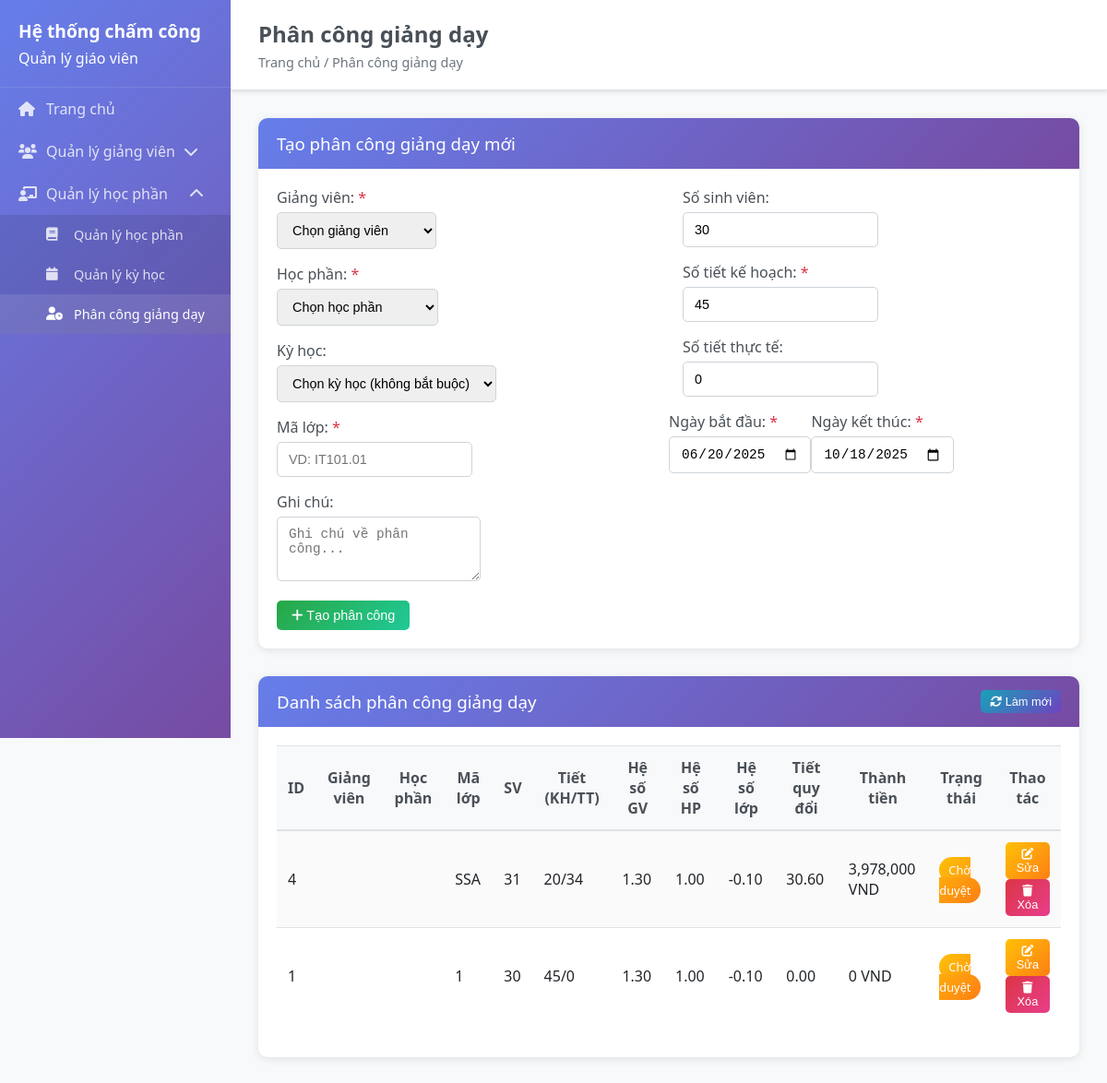
The page /teaching-assignments on the database as committed earlier.
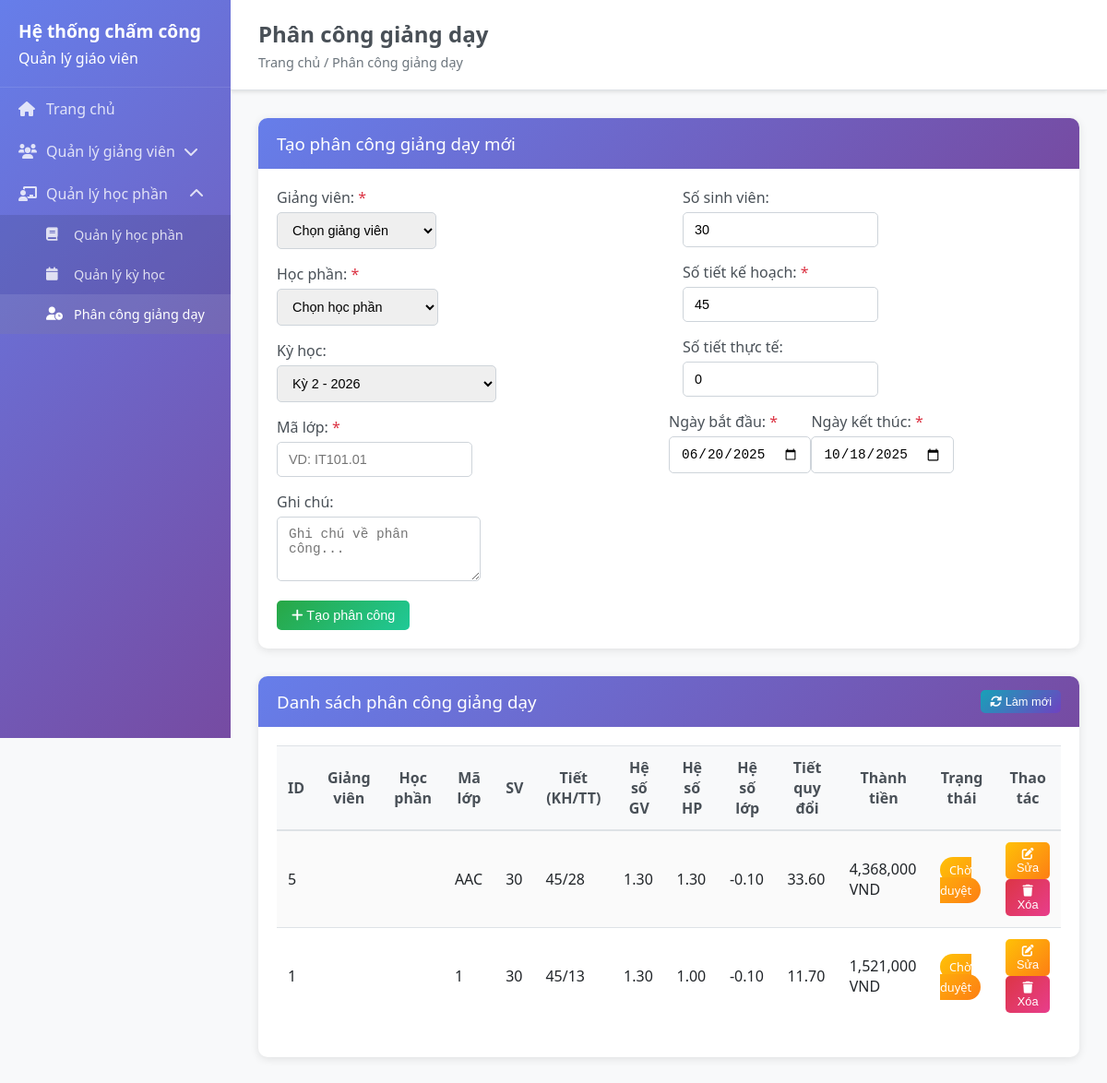
The same page on the database as committed later.
### backend/models/teaching_assignment.py (models this page shows, shortened)
class TeachingAssignment(BaseModel):
    __tablename__ = 'teaching_assignments'
    teacher_id = db.Column(db.Integer, nullable=False)
    subject_id = db.Column(db.Integer, nullable=False)
    semester_id = db.Column(db.Integer, nullable=True)
    class_code = db.Column(db.String(50), nullable=False)
    class_student_count = db.Column(db.Integer, default=0)
    planned_hours = db.Column(db.Integer, nullable=False)
    actual_hours = db.Column(db.Integer, default=0)
    theory_hours = db.Column(db.Integer, default=0)
    practice_hours = db.Column(db.Integer, default=0)
    teacher_coefficient_override = db.Column(db.Numeric(3, 2), nullable=True)
    subject_coefficient_override = db.Column(db.Numeric(3, 2), nullable=True)
    hourly_rate_override = db.Column(db.Numeric(10, 2), nullable=True)
    adjusted_hours = db.Column(db.Numeric(8, 2), default=0)
    total_amount = db.Column(db.Numeric(12, 2), default=0)
    start_date = db.Column(db.Date, nullable=False)
    end_date = db.Column(db.Date, nullable=False)
    status = db.Column(db.String(20), default='assigned')
    notes = db.Column(db.Text)
    is_approved = db.Column(db.Boolean, default=False)
    approved_by = db.Column(db.Integer, nullable=True)
    approved_at = db.Column(db.DateTime)
    @property
    def effective_teacher_coefficient(self):
        if self.teacher_coefficient_override:
            return float(self.teacher_coefficient_override)
        try:
            from models.teacher import Teacher
            teacher = Teacher.query.get(self.teacher_id)
            if teacher:
                return teacher.effective_teacher_coefficient
        except:
            pass
        return 1.3
    @property
    def effective_subject_coefficient(self):
        if self.subject_coefficient_override:
            return float(self.subject_coefficient_override)
        try:
            from models.subject import Subject
            subject = Subject.query.get(self.subject_id)
            if subject:
                return float(subject.subject_coefficient) if subject.subject_coefficient else 1.0
        except:
            pass
        return 1.0
    @property
    def effective_hourly_rate(self):
        if self.hourly_rate_override:
            return float(self.hourly_rate_override)
        try:
            from models.teacher import Teacher
            teacher = Teacher.query.get(self.teacher_id)
            if teacher:
                return float(teacher.hourly_rate) if teacher.hourly_rate else 100000
        except:
            pass
        return 100000
    @property
    def class_coefficient(self):
        if self.class_student_count < 20:
            return -0.3
        elif self.class_student_count <= 29:
            return -0.2
        elif self.class_student_count <= 39:
            return -0.1
        elif self.class_student_count <= 49:
            return 0.0
        elif self.class_student_count <= 59:
            return 0.1
        elif self.class_student_count <= 69:
            return 0.2
        elif self.class_student_count <= 79:
            return 0.3
        else:
            return 0.4
    @property
    def calculated_adjusted_hours(self):
        return self.actual_hours * (self.effective_subject_coefficient + self.class_coefficient)
    @property
    def calculated_amount(self):
        return self.calculated_adjusted_hours * self.effective_teacher_coefficient * self.effective_hourly_rate

### backend/models/teacher.py (models this page shows, shortened)
class Teacher(BaseModel):
    __tablename__ = 'teachers'
    employee_code = db.Column(db.String(20), unique=True, nullable=True)
    name = db.Column(db.String(100), nullable=False)
    phone = db.Column(db.String(15), nullable=True)
    email = db.Column(db.String(100), unique=True, nullable=True)
    department = db.Column(db.String(100), nullable=True)
    degree_level = db.Column(db.String(20), default='dai_hoc')
    birth_date = db.Column(db.Date, nullable=True)
    department_id = db.Column(db.Integer, db.ForeignKey('departments.id'), nullable=True, default=1)
    degree_id = db.Column(db.Integer, db.ForeignKey('degrees.id'), nullable=True, default=1)
    position = db.Column(db.String(100), nullable=True)
    qualifications = db.Column(db.String(200), nullable=True)
    academic_rank = db.Column(db.String(50), nullable=True)
    employee_type = db.Column(db.String(20), default='lecturer')
    base_salary = db.Column(db.Numeric(12, 2), default=0)
    hourly_rate = db.Column(db.Numeric(10, 2), default=100000)
    teacher_coefficient = db.Column(db.Numeric(3, 2), default=1.3)
    teacher_coefficient_override = db.Column(db.Numeric(3, 2), nullable=True)
    is_active = db.Column(db.Boolean, default=True)
    hire_date = db.Column(db.DateTime, nullable=True)
    @property
    def effective_teacher_coefficient(self):
        if self.teacher_coefficient_override:
            return float(self.teacher_coefficient_override)
        elif self.teacher_coefficient:
            return float(self.teacher_coefficient)
        else:
            return 1.3
    @property
    def age(self):
        if self.birth_date:
            today = datetime.now().date()
            return today.year - self.birth_date.year - ((today.month, today.day) < (self.birth_date.month, self.birth_date.day))
        return None
    def get_department_info(self):
        if self.department_id:
            try:
                from models.Department import Department
                return Department.query.get(self.department_id)
            except:
                return None
        return None
    def get_degree_info(self):
        if self.degree_id:
            try:
                from models.degree import Degree
                return Degree.query.get(self.degree_id)
            except:
                return None
        return None
    def to_dict(self):
        base_dict = super().to_dict()
        try:
            dept_info = self.get_department_info()
            degree_info = self.get_degree_info()
        except:
            dept_info = None
            degree_info = None
        return {
            **base_dict,
            'employee_code': self.employee_code,
            'name': self.name,
            'birth_date': self.birth_date.isoformat() if self.birth_date else None,
            'phone': self.phone,
            'email': self.email,
            'department': self.department,
            'department_id': self.department_id,
            'degree_id': self.degree_id,
            'degree_level': self.degree_level,
            'position': self.position,
            'qualifications': self.qualifications,
            'academic_rank': self.academic_rank,
            'employee_type': self.employee_type,
            'base_salary': float(self.base_salary) if self.base_salary else 0,
            'hourly_rate': float(self.hourly_rate) if self.hourly_rate else 0,
            'teacher_coefficient': float(self.teacher_coefficient) if self.teacher_coefficient else 1.3,
            'effective_teacher_coefficient': self.effective_teacher_coefficient,
            'is_active': self.is_active,
            'age': self.age,
            'department_name': dept_info.name if dept_info else (self.department or 'N/A'),
            'department_abbreviation': dept_info.abbreviation if dept_info else 'N/A',
            'degree_name': degree_info.name if degree_info else 'N/A',
            'degree_abbreviation': degree_info.abbreviation if degree_info else 'N/A'
        }

### backend/models/subject.py (models this page shows, shortened)
class Subject(BaseModel):
    __tablename__ = 'subjects'
    code = db.Column(db.String(20), unique=True, nullable=True)
    name = db.Column(db.String(100), nullable=False)
    credits = db.Column(db.Integer, default=3)
    department_id = db.Column(db.Integer, db.ForeignKey('departments.id'), nullable=True, default=1)
    theory_hours = db.Column(db.Integer, default=0)
    practice_hours = db.Column(db.Integer, default=0)
    total_hours = db.Column(db.Integer, default=0)
    subject_coefficient = db.Column(db.Numeric(3, 2), default=1.0)
    difficulty_level = db.Column(db.String(20), default='normal')
    description = db.Column(db.Text, nullable=True)
    prerequisites = db.Column(db.Text, nullable=True)
    department = db.Column(db.String(100), nullable=True)
    student_count = db.Column(db.Integer, default=0)
    is_active = db.Column(db.Boolean, default=True)
    department_ref = db.relationship('Department', foreign_keys=[department_id], backref='subjects')

### backend/app.py (the view)
@app.route('/teaching-assignments')
def teaching_assignments():
    try:
        teaching_assignments_list = []
        if 'TeachingAssignment' in globals():
            teaching_assignments_list = TeachingAssignment.query.order_by(TeachingAssignment.created_at.desc()).all()
        else:
            print("TeachingAssignment model not available")
        teachers_query = Teacher.query.filter_by(is_active=True)
        teachers_list = []
        for teacher in teachers_query:
            try:
                teacher.to_dict()  # Test if this works
                teachers_list.append(teacher)
            except Exception:
                if hasattr(teacher, 'degree_level') and teacher.degree_level not in ['dai_hoc', 'thac_si', 'tien_si', 'pho_giao_su', 'giao_su']:
                    teacher.degree_level = 'dai_hoc'
                    teacher.save()
                teachers_list.append(teacher)
        subjects_list = Subject.query.filter_by(is_active=True).all()
        semesters_list = Semester.query.filter_by(is_active=True).all()
        return render_template('teaching_assignments.html',
                             teaching_assignments=teaching_assignments_list,
                             teachers=teachers_list,
                             subjects=subjects_list,
                             semesters=semesters_list)
    except Exception as e:
        print(f"Error in teaching assignments route: {e}")
        import traceback
        traceback.print_exc()
        return render_template('teaching_assignments.html',
                             teaching_assignments=[],
                             teachers=[],
                             subjects=[],
                             semesters=[])

### backend/models/base.py (called while the page is built)
    def to_dict(self):
        return {
            'id': self.id,
            'created_at': self.created_at.isoformat() if self.created_at else None,
            'updated_at': self.updated_at.isoformat() if self.updated_at else None
        }

### frontend/templates/teaching_assignments.html (shortened to what the changed rows need)
{% extends "base.html" %}
{% block page_title %}Phân công giảng dạy{% endblock %}
{% block content %}
<div class="card">
    <div class="card-body">
        <form id="teaching-assignment-form">
            <div class="row">
                <div class="col-md-6">
                    <div class="form-group">
                        <label for="assignment-semester">Kỳ học:</label>
                        <select id="assignment-semester" name="semester_id" class="form-control">
                            <option value="">Chọn kỳ học (không bắt buộc)</option>
                            {% for semester in semesters %}
                            <option value="{{ semester.id }}" {% if semester.is_current %}selected{% endif %}>
                                {{ semester.name }} - {{ semester.year }}
                            </option>
                            {% endfor %}
                        </select>
                    </div>
                </div>
            </div>
        </form>
    </div>
</div>
<div class="card">
    <div class="card-body">
        <div class="table-responsive">
            <table class="table table-striped" id="teaching-assignments-table">
                <thead>
                    <tr>
                        <th>ID</th>
                        <th>Giảng viên</th>
                        <th>Học phần</th>
                        <th>Mã lớp</th>
                        <th>SV</th>
                        <th>Tiết (KH/TT)</th>
                        <th>Hệ số GV</th>
                        <th>Hệ số HP</th>
                        <th>Hệ số lớp</th>
                        <th>Tiết quy đổi</th>
                        <th>Thành tiền</th>
                        <th>Trạng thái</th>
                        <th>Thao tác</th>
                    </tr>
                </thead>
                <tbody>
                    {% for assignment in teaching_assignments %}
                    <tr>
                        <td>{{ assignment.id }}</td>
                        <td>{{ assignment.teacher_name }}</td>
                        <td>{{ assignment.subject_name }}</td>
                        <td>{{ assignment.class_code }}</td>
                        <td>{{ assignment.class_student_count }}</td>
                        <td>{{ assignment.planned_hours }}/{{ assignment.actual_hours }}</td>
                        <td>{{ "%.2f"|format(assignment.effective_teacher_coefficient) }}</td>
                        <td>{{ "%.2f"|format(assignment.effective_subject_coefficient) }}</td>
                        <td>{{ "%.2f"|format(assignment.class_coefficient) }}</td>
                        <td>{{ "%.2f"|format(assignment.calculated_adjusted_hours) }}</td>
                        <td>{{ "{:,.0f}".format(assignment.calculated_amount) }} VND</td>
                        <td>
                            <span class="badge badge-{{ 'success' if assignment.is_approved else 'warning' }}">
                                {{ 'Đã duyệt' if assignment.is_approved else 'Chờ duyệt' }}
                            </span>
                        </td>
                        <td>
                            <button class="btn btn-warning btn-sm" onclick="editAssignment({{ assignment.id }})">
                                <i class="fas fa-edit"></i> Sửa
                            </button>
                            <button class="btn btn-danger btn-sm" onclick="deleteAssignment({{ assignment.id }})">
                                <i class="fas fa-trash"></i> Xóa
                            </button>
                        </td>
                    </tr>
                    {% else %}
                    <tr>
                        <td colspan="13" class="text-center">Chưa có phân công nào</td>
                    </tr>
                    {% endfor %}
                </tbody>
            </table>
        </div>
    </div>
</div>
{% endblock %}

Rows that differ between the two databases and show on the page:
removed TeachingAssignment: id "4", class_code "SSA", class_student_count "31", planned_hours "20", actual_hours "34", effective_teacher_coefficient "1.30", effective_subject_coefficient "1.00", class_coefficient "-0.10", calculated_adjusted_hours "30.60", calculated_amount "3,978,000", is_approved "Chờ duyệt"
added TeachingAssignment: id "5", class_code "AAC", class_student_count "30", planned_hours "45", actual_hours "28", effective_teacher_coefficient "1.30", effective_subject_coefficient "1.30", class_coefficient "-0.10", calculated_adjusted_hours "33.60", calculated_amount "4,368,000", is_approved "Chờ duyệt"
changed TeachingAssignment id 1: actual_hours "0" → "13"; calculated_adjusted_hours "0.00" → "11.70"; calculated_amount "0" → "1,521,000"
Other text that changed with them:
form field semester_id: "Chọn kỳ học (không bắt buộc)" → "Kỳ 2 - 2026"
